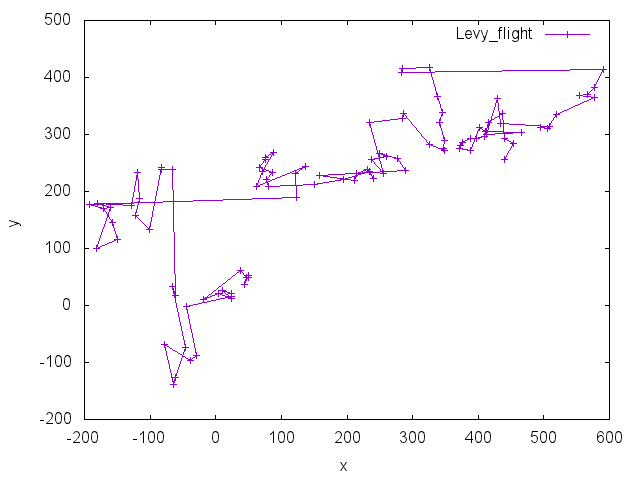

The gnuplot source for this figure:
set autoscale
set xlabel "x"
set ylabel "y"
plot "move.txt" using 1:2 with lp title "Levy\\_flight"
set terminal png
set output "move.png"
replot
set terminal wxt
